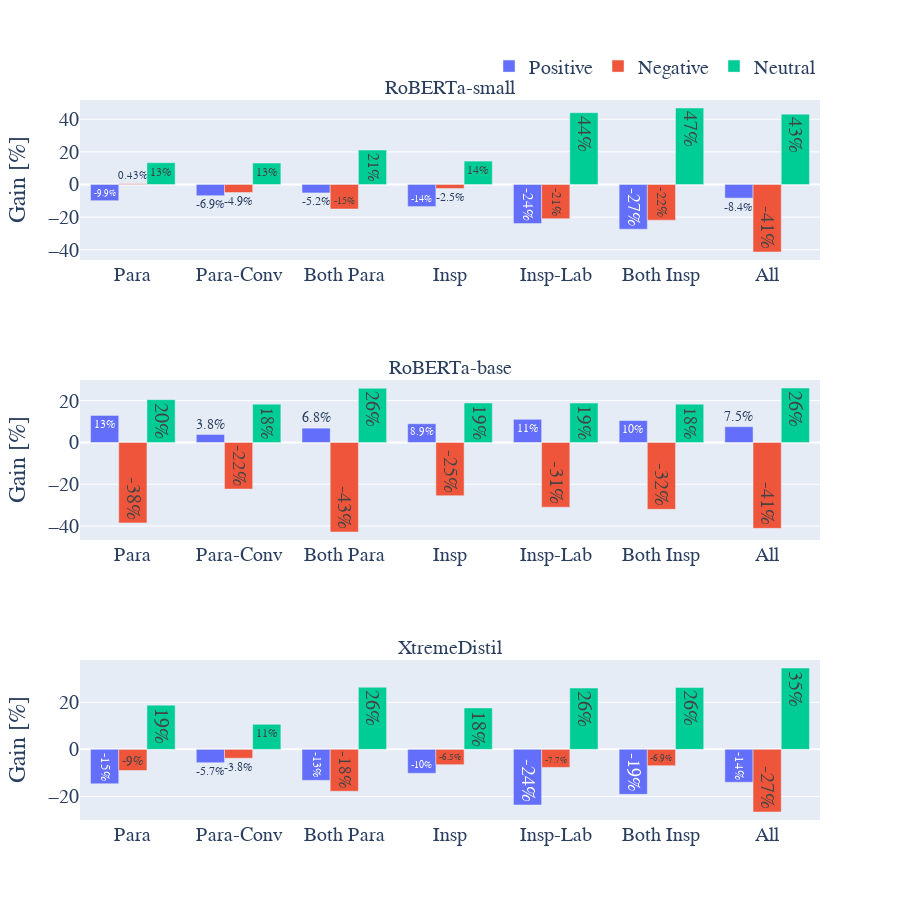
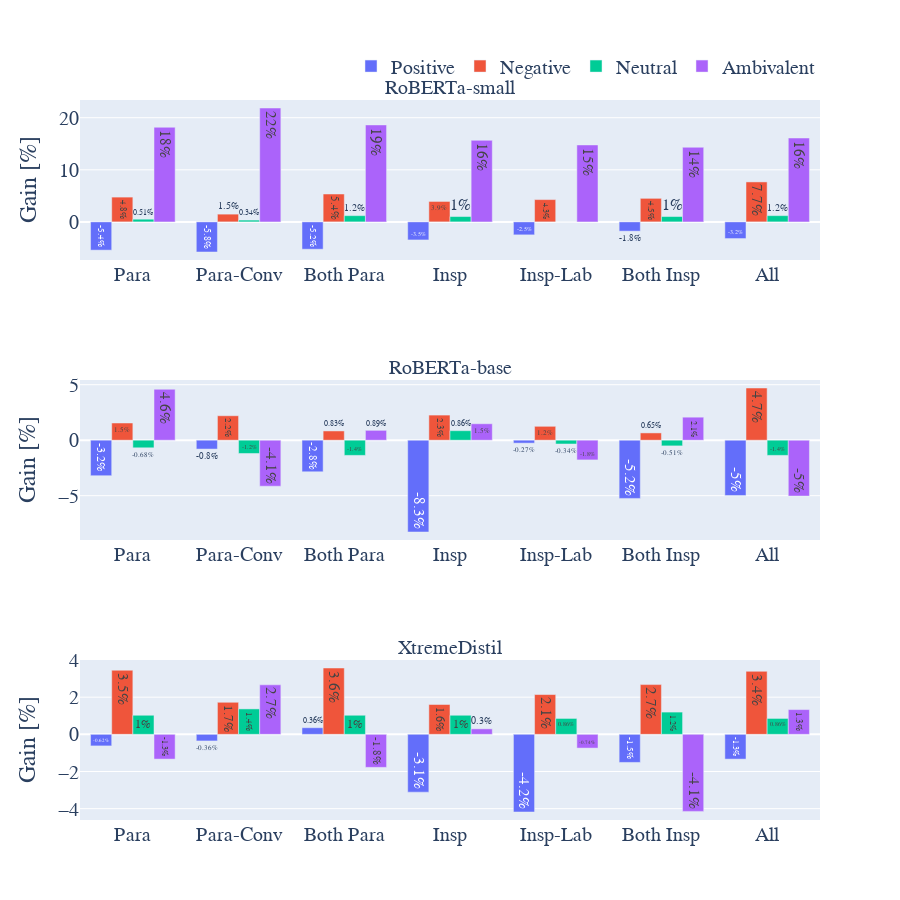

Notebook code for these charts, in order:
### Code cell
# plot_all_data_class(data_class, "accuracy")

### Figure 1 — Plotly figure (JSON) as saved in the notebook; plotly's stock layout.template omitted (floating-point values rounded to 4 significant figures)
{"data": [{"marker": {"color": "#636EFA"}, "name": "Positive", "showlegend": true, "text": [-9.938, -6.88, -5.187, -13.54, -23.97, -27.41, -8.354], "textposition": "auto", "texttemplate": "%{text:.2}%", "type": "bar", "x": ["Para", "Para-Conv", "Both Para", "Insp", "Insp-Lab", "Both Insp", "All"], "xaxis": "x", "y": [-9.938, -6.88, -5.187, -13.54, -23.97, -27.41, -8.354], "yaxis": "y"}, {"marker": {"color": "#EF553B"}, "name": "Negative", "showlegend": true, "text": [0.4343, -4.922, -15.05, -2.461, -20.99, -21.86, -41.4], "textposition": "auto", "texttemplate": "%{text:.2}%", "type": "bar", "x": ["Para", "Para-Conv", "Both Para", "Insp", "Insp-Lab", "Both Insp", "All"], "xaxis": "x", "y": [0.4343, -4.922, -15.05, -2.461, -20.99, -21.86, -41.4], "yaxis": "y"}, {"marker": {"color": "#00CC96"}, "name": "Neutral", "showlegend": true, "text": [13.34, 13.15, 21.1, 14.34, 44.02, 46.9, 43.14], "textposition": "auto", "texttemplate": "%{text:.2}%", "type": "bar", "x": ["Para", "Para-Conv", "Both Para", "Insp", "Insp-Lab", "Both Insp", "All"], "xaxis": "x", "y": [13.34, 13.15, 21.1, 14.34, 44.02, 46.9, 43.14], "yaxis": "y"}, {"marker": {"color": "#636EFA"}, "name": "Positive", "showlegend": false, "text": [12.92, 3.816, 6.842, 8.94, 11.07, 10.47, 7.523], "textposition": "auto", "texttemplate": "%{text:.2}%", "type": "bar", "x": ["Para", "Para-Conv", "Both Para", "Insp", "Insp-Lab", "Both Insp", "All"], "xaxis": "x2", "y": [12.92, 3.816, 6.842, 8.94, 11.07, 10.47, 7.523], "yaxis": "y2"}, {"marker": {"color": "#EF553B"}, "name": "Negative", "showlegend": false, "text": [-38.49, -22.29, -42.83, -25.47, -30.97, -31.98, -41.1], "textposition": "auto", "texttemplate": "%{text:.2}%", "type": "bar", "x": ["Para", "Para-Conv", "Both Para", "Insp", "Insp-Lab", "Both Insp", "All"], "xaxis": "x2", "y": [-38.49, -22.29, -42.83, -25.47, -30.97, -31.98, -41.1], "yaxis": "y2"}, {"marker": {"color": "#00CC96"}, "name": "Neutral", "showlegend": false, "text": [20.46, 18.33, 25.9, 18.89, 18.83, 18.33, 26.05], "textposition": "auto", "texttemplate": "%{text:.2}%", "type": "bar", "x": ["Para", "Para-Conv", "Both Para", "Insp", "Insp-Lab", "Both Insp", "All"], "xaxis": "x2", "y": [20.46, 18.33, 25.9, 18.89, 18.83, 18.33, 26.05], "yaxis": "y2"}, {"marker": {"color": "#636EFA"}, "name": "Positive", "showlegend": false, "text": [-14.64, -5.681, -13.16, -10.16, -23.65, -19.12, -13.98], "textposition": "auto", "texttemplate": "%{text:.2}%", "type": "bar", "x": ["Para", "Para-Conv", "Both Para", "Insp", "Insp-Lab", "Both Insp", "All"], "xaxis": "x3", "y": [-14.64, -5.681, -13.16, -10.16, -23.65, -19.12, -13.98], "yaxis": "y3"}, {"marker": {"color": "#EF553B"}, "name": "Negative", "showlegend": false, "text": [-8.973, -3.763, -17.8, -6.512, -7.67, -6.947, -26.63], "textposition": "auto", "texttemplate": "%{text:.2}%", "type": "bar", "x": ["Para", "Para-Conv", "Both Para", "Insp", "Insp-Lab", "Both Insp", "All"], "xaxis": "x3", "y": [-8.973, -3.763, -17.8, -6.512, -7.67, -6.947, -26.63], "yaxis": "y3"}, {"marker": {"color": "#00CC96"}, "name": "Neutral", "showlegend": false, "text": [18.8, 10.66, 26.39, 17.61, 26.08, 26.33, 34.6], "textposition": "auto", "texttemplate": "%{text:.2}%", "type": "bar", "x": ["Para", "Para-Conv", "Both Para", "Insp", "Insp-Lab", "Both Insp", "All"], "xaxis": "x3", "y": [18.8, 10.66, 26.39, 17.61, 26.08, 26.33, 34.6], "yaxis": "y3"}], "layout": {"annotations": [{"font": {"size": 20}, "showarrow": false, "text": "RoBERTa-small", "x": 0.5, "xanchor": "center", "xref": "paper", "y": 1, "yanchor": "bottom", "yref": "paper"}, {"font": {"size": 20}, "showarrow": false, "text": "RoBERTa-base", "x": 0.5, "xanchor": "center", "xref": "paper", "y": 0.6111, "yanchor": "bottom", "yref": "paper"}, {"font": {"size": 20}, "showarrow": false, "text": "XtremeDistil", "x": 0.5, "xanchor": "center", "xref": "paper", "y": 0.2222, "yanchor": "bottom", "yref": "paper"}], "font": {"family": "Times New Roman", "size": 20}, "height": 900, "legend": {"orientation": "h", "x": 1, "xanchor": "right", "y": 1.02, "yanchor": "bottom"}, "width": 900, "xaxis": {"anchor": "y", "autorange": true, "domain": [0, 1], "range": [-0.5, 6.5], "type": "category"}, "xaxis2": {"anchor": "y2", "autorange": true, "domain": [0, 1], "range": [-0.5, 6.5], "type": "category"}, "xaxis3": {"anchor": "y3", "autorange": true, "domain": [0, 1], "range": [-0.5, 6.5], "type": "category"}, "yaxis": {"anchor": "x", "autorange": true, "domain": [0.7778, 1], "range": [-46.31, 51.8], "title": {"text": "Gain [%]"}, "type": "linear"}, "yaxis2": {"anchor": "x2", "autorange": true, "domain": [0.3889, 0.6111], "range": [-46.66, 29.87], "title": {"text": "Gain [%]"}, "type": "linear"}, "yaxis3": {"anchor": "x3", "autorange": true, "domain": [0, 0.2222], "range": [-30.03, 38.0], "title": {"text": "Gain [%]"}, "type": "linear"}}}

### Figure 2 — Plotly figure (JSON) as saved in the notebook; plotly's stock layout.template omitted (floating-point values rounded to 4 significant figures)
{"data": [{"marker": {"color": "#636EFA"}, "name": "Positive", "showlegend": true, "text": [-5.425, -5.78, -5.247, -3.468, -2.49, -1.779, -3.201], "textposition": "auto", "texttemplate": "%{text:.2}%", "type": "bar", "x": ["Para", "Para-Conv", "Both Para", "Insp", "Insp-Lab", "Both Insp", "All"], "xaxis": "x", "y": [-5.425, -5.78, -5.247, -3.468, -2.49, -1.779, -3.201], "yaxis": "y"}, {"marker": {"color": "#EF553B"}, "name": "Negative", "showlegend": true, "text": [4.758, 1.487, 5.353, 3.926, 4.282, 4.52, 7.673], "textposition": "auto", "texttemplate": "%{text:.2}%", "type": "bar", "x": ["Para", "Para-Conv", "Both Para", "Insp", "Insp-Lab", "Both Insp", "All"], "xaxis": "x", "y": [4.758, 1.487, 5.353, 3.926, 4.282, 4.52, 7.673], "yaxis": "y"}, {"marker": {"color": "#00CC96"}, "name": "Neutral", "showlegend": true, "text": [0.5135, 0.3423, 1.198, 1.027, -1.204e-06, 1.027, 1.198], "textposition": "auto", "texttemplate": "%{text:.2}%", "type": "bar", "x": ["Para", "Para-Conv", "Both Para", "Insp", "Insp-Lab", "Both Insp", "All"], "xaxis": "x", "y": [0.5135, 0.3423, 1.198, 1.027, -1.204e-06, 1.027, 1.198], "yaxis": "y"}, {"marker": {"color": "#AB63FA"}, "name": "Ambivalent", "showlegend": true, "text": [18.17, 21.86, 18.61, 15.66, 14.77, 14.33, 16.1], "textposition": "auto", "texttemplate": "%{text:.2}%", "type": "bar", "x": ["Para", "Para-Conv", "Both Para", "Insp", "Insp-Lab", "Both Insp", "All"], "xaxis": "x", "y": [18.17, 21.86, 18.61, 15.66, 14.77, 14.33, 16.1], "yaxis": "y"}, {"marker": {"color": "#636EFA"}, "name": "Positive", "showlegend": false, "text": [-3.202, -0.8006, -2.846, -8.273, -0.2669, -5.248, -4.981], "textposition": "auto", "texttemplate": "%{text:.2}%", "type": "bar", "x": ["Para", "Para-Conv", "Both Para", "Insp", "Insp-Lab", "Both Insp", "All"], "xaxis": "x2", "y": [-3.202, -0.8006, -2.846, -8.273, -0.2669, -5.248, -4.981], "yaxis": "y2"}, {"marker": {"color": "#EF553B"}, "name": "Negative", "showlegend": false, "text": [1.548, 2.202, 0.8333, 2.262, 1.25, 0.6547, 4.702], "textposition": "auto", "texttemplate": "%{text:.2}%", "type": "bar", "x": ["Para", "Para-Conv", "Both Para", "Insp", "Insp-Lab", "Both Insp", "All"], "xaxis": "x2", "y": [1.548, 2.202, 0.8333, 2.262, 1.25, 0.6547, 4.702], "yaxis": "y2"}, {"marker": {"color": "#00CC96"}, "name": "Neutral", "showlegend": false, "text": [-0.6847, -1.198, -1.369, 0.8558, -0.3423, -0.5135, -1.369], "textposition": "auto", "texttemplate": "%{text:.2}%", "type": "bar", "x": ["Para", "Para-Conv", "Both Para", "Insp", "Insp-Lab", "Both Insp", "All"], "xaxis": "x2", "y": [-0.6847, -1.198, -1.369, 0.8558, -0.3423, -0.5135, -1.369], "yaxis": "y2"}, {"marker": {"color": "#AB63FA"}, "name": "Ambivalent", "showlegend": false, "text": [4.59, -4.146, 0.8884, 1.481, -1.777, 2.073, -5.034], "textposition": "auto", "texttemplate": "%{text:.2}%", "type": "bar", "x": ["Para", "Para-Conv", "Both Para", "Insp", "Insp-Lab", "Both Insp", "All"], "xaxis": "x2", "y": [4.59, -4.146, 0.8884, 1.481, -1.777, 2.073, -5.034], "yaxis": "y2"}, {"marker": {"color": "#636EFA"}, "name": "Positive", "showlegend": false, "text": [-0.6225, -0.3557, 0.3557, -3.112, -4.179, -1.512, -1.334], "textposition": "auto", "texttemplate": "%{text:.2}%", "type": "bar", "x": ["Para", "Para-Conv", "Both Para", "Insp", "Insp-Lab", "Both Insp", "All"], "xaxis": "x3", "y": [-0.6225, -0.3557, 0.3557, -3.112, -4.179, -1.512, -1.334], "yaxis": "y3"}, {"marker": {"color": "#EF553B"}, "name": "Negative", "showlegend": false, "text": [3.451, 1.726, 3.571, 1.607, 2.142, 2.678, 3.392], "textposition": "auto", "texttemplate": "%{text:.2}%", "type": "bar", "x": ["Para", "Para-Conv", "Both Para", "Insp", "Insp-Lab", "Both Insp", "All"], "xaxis": "x3", "y": [3.451, 1.726, 3.571, 1.607, 2.142, 2.678, 3.392], "yaxis": "y3"}, {"marker": {"color": "#00CC96"}, "name": "Neutral", "showlegend": false, "text": [1.027, 1.369, 1.027, 1.027, 0.8557, 1.198, 0.8557], "textposition": "auto", "texttemplate": "%{text:.2}%", "type": "bar", "x": ["Para", "Para-Conv", "Both Para", "Insp", "Insp-Lab", "Both Insp", "All"], "xaxis": "x3", "y": [1.027, 1.369, 1.027, 1.027, 0.8557, 1.198, 0.8557], "yaxis": "y3"}, {"marker": {"color": "#AB63FA"}, "name": "Ambivalent", "showlegend": false, "text": [-1.333, 2.665, -1.777, 0.2961, -0.7404, -4.146, 1.333], "textposition": "auto", "texttemplate": "%{text:.2}%", "type": "bar", "x": ["Para", "Para-Conv", "Both Para", "Insp", "Insp-Lab", "Both Insp", "All"], "xaxis": "x3", "y": [-1.333, 2.665, -1.777, 0.2961, -0.7404, -4.146, 1.333], "yaxis": "y3"}], "layout": {"annotations": [{"font": {"size": 20}, "showarrow": false, "text": "RoBERTa-small", "x": 0.5, "xanchor": "center", "xref": "paper", "y": 1, "yanchor": "bottom", "yref": "paper"}, {"font": {"size": 20}, "showarrow": false, "text": "RoBERTa-base", "x": 0.5, "xanchor": "center", "xref": "paper", "y": 0.6111, "yanchor": "bottom", "yref": "paper"}, {"font": {"size": 20}, "showarrow": false, "text": "XtremeDistil", "x": 0.5, "xanchor": "center", "xref": "paper", "y": 0.2222, "yanchor": "bottom", "yref": "paper"}], "font": {"family": "Times New Roman", "size": 20}, "height": 900, "legend": {"orientation": "h", "x": 1, "xanchor": "right", "y": 1.02, "yanchor": "bottom"}, "width": 900, "xaxis": {"anchor": "y", "autorange": true, "domain": [0, 1], "range": [-0.5, 6.5], "type": "category"}, "xaxis2": {"anchor": "y2", "autorange": true, "domain": [0, 1], "range": [-0.5, 6.5], "type": "category"}, "xaxis3": {"anchor": "y3", "autorange": true, "domain": [0, 1], "range": [-0.5, 6.5], "type": "category"}, "yaxis": {"anchor": "x", "autorange": true, "domain": [0.7778, 1], "range": [-7.316, 23.4], "title": {"text": "Gain [%]"}, "type": "linear"}, "yaxis2": {"anchor": "x2", "autorange": true, "domain": [0.3889, 0.6111], "range": [-8.993, 5.423], "title": {"text": "Gain [%]"}, "type": "linear"}, "yaxis3": {"anchor": "x3", "autorange": true, "domain": [0, 0.2222], "range": [-4.61, 4.001], "title": {"text": "Gain [%]"}, "type": "linear"}}}
